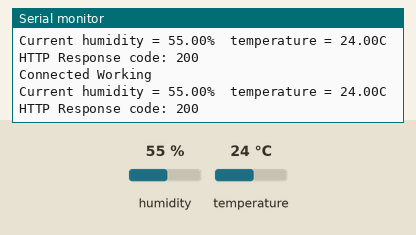
A sketch run on a simulated ESP8266 (NodeMCU). On the bench: the last lines printed to the serial monitor. The test bench sets the inputs (shaded band); at power-on: humidity 55 %, temperature 24 °C. WiFi joins after 1.5 s; servers stay silent unless stated; uploads are accepted with an empty reply.

Above: at 2.7 s.
2.8 s: humidity set to 22 %
At 2.91 s:
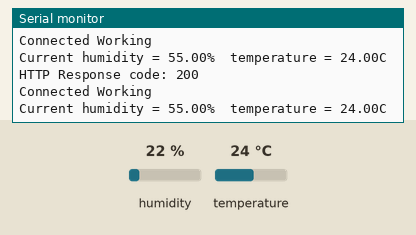
5.7 s: temperature set to 12 °C
At 5.84 s:
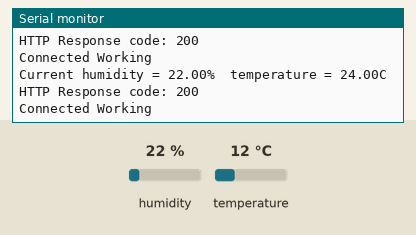
8.6 s: humidity set to 40 %
At 8.79 s:
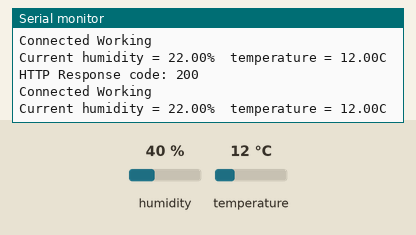
Timing chart, 0 to 11.6 s (numbered marks = the images above; inputs shaded):
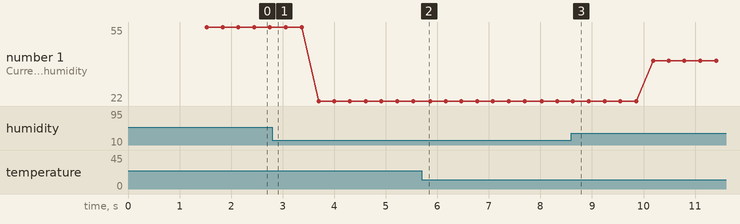

Measured:
- plotted number 1: 55 → 22 after the input at 2.8 s, 22 → 40 after the input at 8.6 s

The sketch:

POST_REQUEST_FROM_CLIENT_TO_SERVER.ino
```cpp
#include <ESP8266HTTPClient.h>
#include <ESP8266WiFi.h>
#include "DHT.h"        // including the library of DHT11 temperature and humidity sensor
#define DHTTYPE DHT11   // DHT 11
#define dht_dpin 0  //here we are defining the pin number where we will recieve the datas
DHT dht(dht_dpin, DHTTYPE);
float tmp=0,hum=0;
void getdata(){
    float h = dht.readHumidity();
    float t = dht.readTemperature();
    tmp=t;
    hum=h;
    Serial.print("Current humidity = ");
    Serial.print(h);
    Serial.print("%  ");
    Serial.print("temperature = ");
    Serial.print(t);
    Serial.println("C  ");
}


void setup() {
  dht.begin();
  Serial.begin(9600);                 //Serial connection
//   WiFi.begin("Your Network Name", "network password");   //WiFi connection
WiFi.begin("your wifi name", "your wifi password");   //WiFi
  while (WiFi.status() != WL_CONNECTED) {  //Wait for the WiFI connection completion
    delay(500);
    Serial.println("Waiting for connection");

  }

}

void loop() {

if (WiFi.status() == WL_CONNECTED) { //Check WiFi connection status
 Serial.println("Connected Working");
HTTPClient http;  //Declare an object of class HTTPClient
getdata();
 http.begin("http://yourlink.herokuapp.com/nodemcujson");  //Specify request destination
 http.addHeader("Content-Type", "application/json");
 String s1 = String(tmp);
 String s2 = String(hum);
 String api="\"babayaga_home\"";
String s4="\"humidity\":"+s2;
String api_key="\"api_key\":"+api;
String payload="{\"tmp\":"+s1+","+s4+","+api_key+" }";
//here in this code for testing purpose we are sending the data of living //room  i.e the data of humidity and temperature along with the API key , this api key
//is used to verify each of the users uniquely and thus API key is assigned //to each user uniquely .
int httpCode = http.POST(payload);
  if (httpCode>0) {
        Serial.print("HTTP Response code: ");
        Serial.println(httpCode);
        String payload = http.getString();
        Serial.println(payload);
      }
      else {
        Serial.print("Error code: ");
        Serial.println(httpCode);
      }

http.end();   //Close connection
}

delay(100);    //Send a request every 30 seconds

}
```
